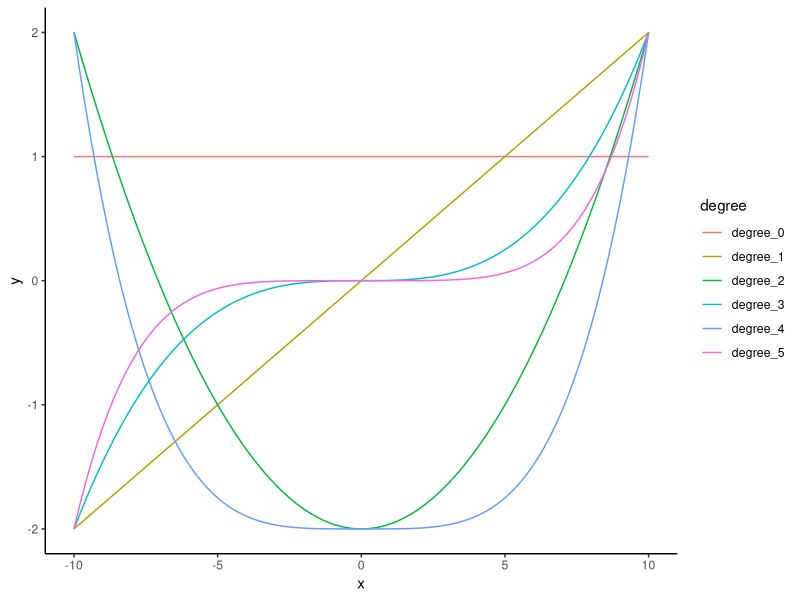
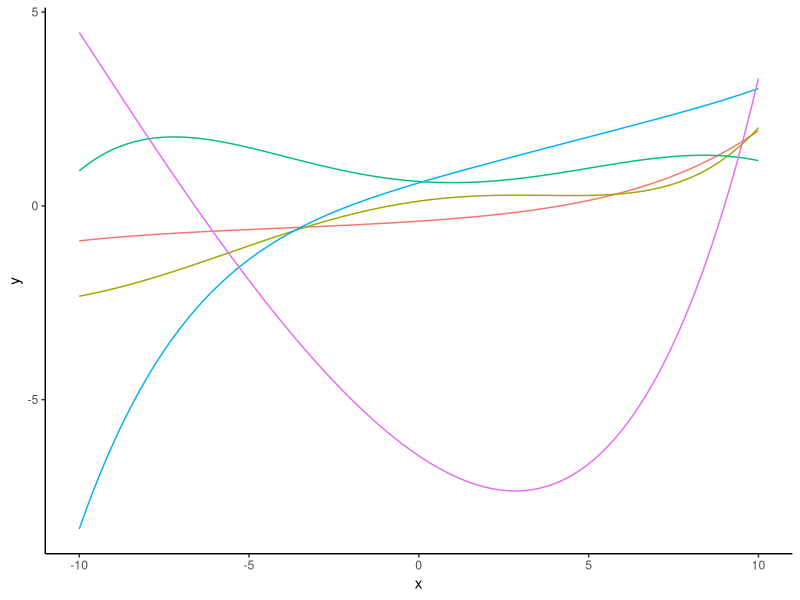
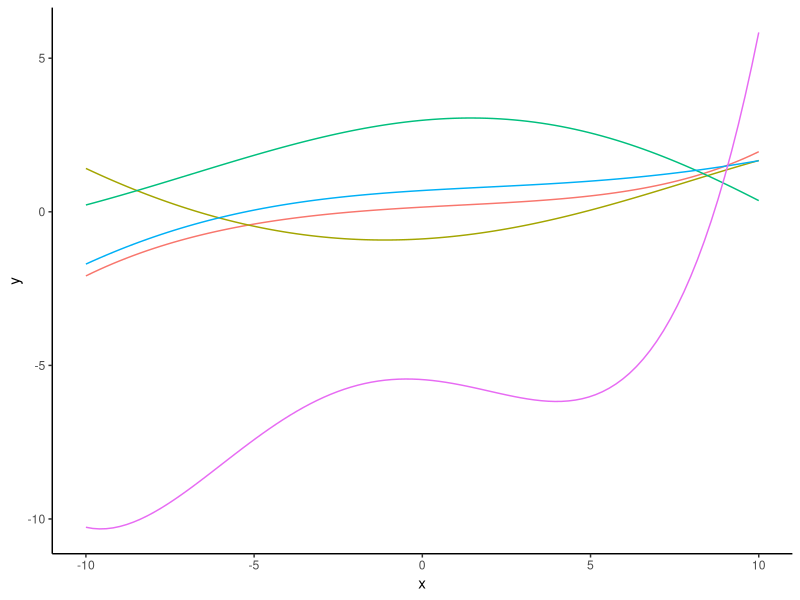
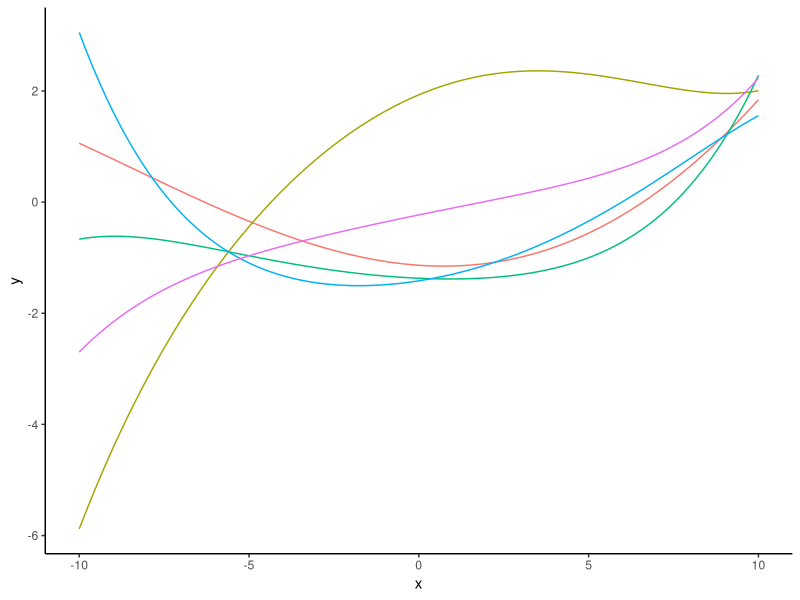
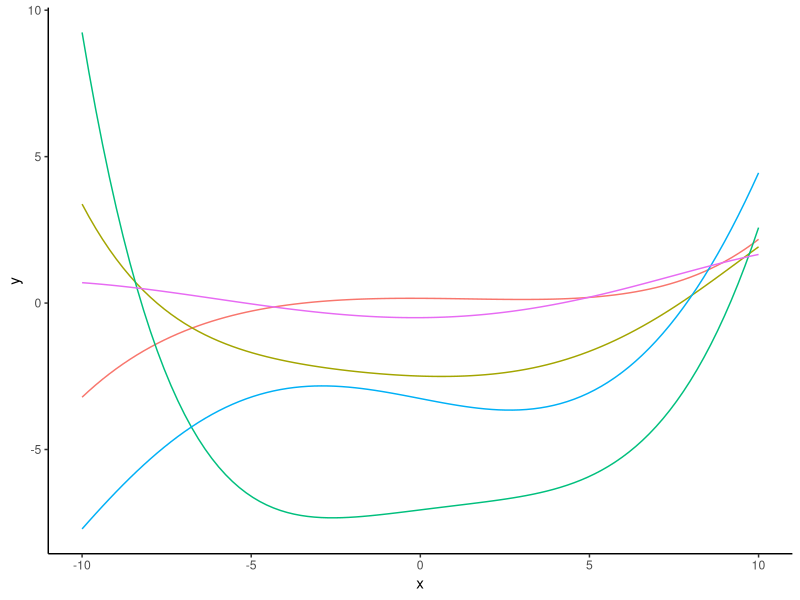
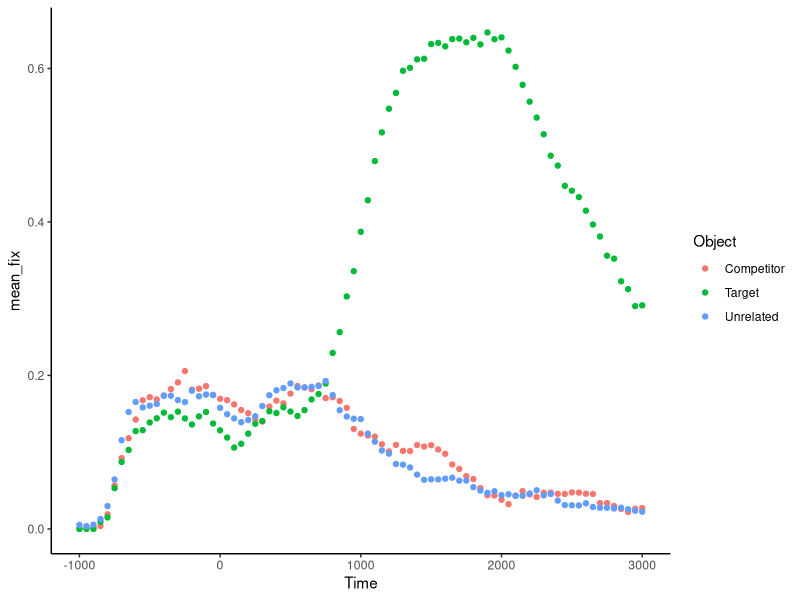

Here is the R script that generated these plots, in order:
## ---- chunk 1
knitr::opts_chunk$set(echo = F, prompt = F, warning = F, message = F, comment='#>')
# Thanks to 
# https://github.com/ramnathv/slidify/issues/189#issuecomment-15850008
hook1 <- function(x){ gsub("```\n*```r*\n*", "", x) }
hook2 <- function(x){ gsub("```\n+```\n", "", x) }
knitr::knit_hooks$set(document = hook1)
## ---- chunk 2
library(tidyverse)
library(magrittr)
theme_set(theme_classic())
## ---- chunk 3
get_polynomial_design_matrix <- function(K=3, xmin=-10, xmax=10, N=100, rescale = T){
  
  # Produce a matrix of x, and x raised to the power of 0 to K
  # If `rescale, the values of the powers of x are scaled to be between -2 and 2
  
  rescale_f <- function(x, new_min=-1, new_max=1){
    
    new_range <- new_max - new_min
    original_range <- max(x) - min(x)
    
    x <- x * new_range/original_range
    x - (min(x) - new_min)
  }
  
  x <- seq(xmin, xmax, length.out = N)
  Df <- map(x, ~.^seq(0, K)) %>%
    do.call(rbind, .) %>% 
    set_colnames(paste0('degree_', seq(0, K))) %>% 
    as_tibble() %>% 
    mutate(x = degree_1) %>% 
    select(x, everything())
  
  if (rescale){
    Df %>% mutate_at(vars(matches('^degree_[^0]$')), 
                     ~rescale_f(., new_min = -2, new_max = 2))
  } else {
    Df
  }
}

rpolynomial <- function(K = 5){
  beta <- rnorm(K + 1)
  beta <- beta/sum(beta)
  get_polynomial_design_matrix(K = K) %>%
    mutate(y = select(., starts_with('degree')) %>% 
             apply(1, function(x) sum(x*beta))
    ) %>% select(x, y) 
}

rpolynomial_examples <- function(i){
  set.seed(i)
  Df <- imap(rerun(5, rpolynomial(K = 5)), 
             ~mutate(., example = .y)) %>% 
    bind_rows() %>% 
    mutate_at(vars(example), as.character)
  
  p <- Df %>% ggplot(mapping = aes(x = x, y = y, colour = example)) + 
    geom_line() +
    theme(legend.position="none")
  
  p
}

## ---- chunk 4
get_polynomial_design_matrix(K=5) %>% 
  gather(degree, y, starts_with('degree')) %>% 
  ggplot(mapping = aes(x = x, y = y, colour = degree)) + geom_line()

## ---- chunk 5
rpolynomial_examples(110)
## ---- chunk 6
rpolynomial_examples(114)
## ---- chunk 7
rpolynomial_examples(116)
## ---- chunk 8
rpolynomial_examples(117)
## ---- chunk 9
eyefix_df <- read_csv('../data/funct_theme_pts.csv')

eyefix_df_avg <- eyefix_df %>% 
  group_by(Time, Object) %>% 
  summarize(mean_fix = mean(meanFix)) %>% 
  ungroup()

eyefix_df_avg_targ <- filter(eyefix_df_avg, Object == 'Target')

eyefix_df_avg %>% 
  ggplot(mapping = aes(x = Time, y = mean_fix, colour = Object)) +
  geom_point() 
